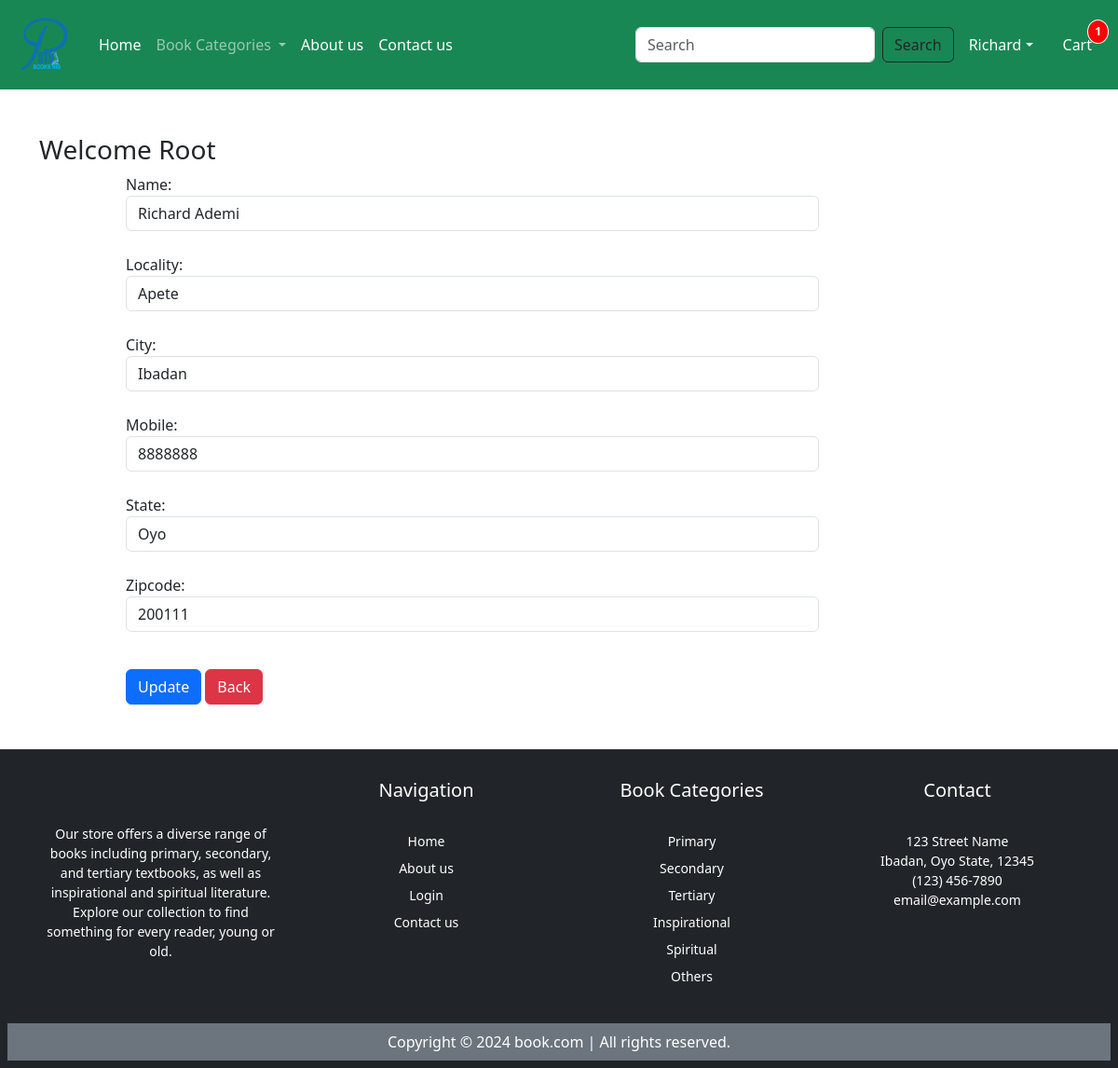
The app's page /updateAddress/2 (signed in) with its own data.
### app/models.py (models this page shows, shortened)
class Customer(models.Model):
    user = models.ForeignKey(User, on_delete=models.CASCADE)
    name = models.CharField(max_length=200)
    locality = models.CharField(max_length=200)
    city = models.CharField(max_length=50)
    mobile = models.IntegerField(default=0)
    zipcode = models.IntegerField()
    state = models.CharField(choices=STATE_CHOICES, max_length=100)

### app/views.py (the view, shortened to what this page needs)
# urls.py: path('updateAddress/<int:pk>', views.updateAddress.as_view(), name='updateAddress'),
class updateAddress(View):
  def get(self,request,pk):
    add = Customer.objects.get(pk=pk)
    form = CustomerProfileForm(instance=add)
    return render(request, 'app/updateAddress.html', locals())

### app/forms.py
class CustomerProfileForm(forms.ModelForm):
    class Meta:
        model = Customer
        fields = ['name', 'locality', 'city', 'mobile', 'state', 'zipcode']
        widgets = {
            'name':forms.TextInput(attrs={'class':'form-control'}),
            'locality':forms.TextInput(attrs={'class':'form-control'}),
            'city':forms.TextInput(attrs={'class':'form-control'}),
            'mobile':forms.NumberInput(attrs={'class':'form-control'}),
            'state':forms.Select(attrs={'class':'form-control'}),
            'zipcode':forms.NumberInput(attrs={'class':'form-control'}),
        }

### app/context_processors.py (called while the page is built)
def current_year(request):
    return {'current_year': datetime.now().year}

def cart_item_count(request):
    if request.user.is_authenticated:
        try:
            cart = Cart.objects.get(user=request.user)
            count = cart.items.count()
        except Cart.DoesNotExist:
            count = 0
    else:
        count = 0
    return {'cart_item_count': count}

### app/templates/app/updateAddress.html (shortened to what this page needs)
{% extends "app/base.html" %}
{% load static %}
{% block main-content %}
<div class="container my-5">
  <div class="row">
    <h3>Welcome <span class="text-capitalize">{{request.user}}</span></h3>
  </div>
  <div class="col-sm-8 offset-sm-1">
    <form action="" method="post">
      {% for fm in form %}
        {{fm.label_tag}} {{fm}} <small class="text-danger">{{fm.errors|striptags}}</small> <br>
      {% endfor %}
      <div class="col-12 mt-3">
        <button type="submit" class="btn btn-primary">Update</button>
        <a href="{% url 'address' %}" type="button" class="btn btn-danger">Back</a>
      </div>
    </form>
  </div>
</div>
<link href="https://cdn.jsdelivr.net/npm/sweetalert2@11.14.3/dist/sweetalert2.min.css" rel="stylesheet">
{% endblock main-content %}

### records on screen
Customer: form "Richard Ademi" "Apete" "Ibadan" "8888888" "Oyo" "200111"

### other values on screen
{{ cart_item_count }} "1"
{{ request.user }} "Root"
{{ fm.label_tag }} "Name:" "Locality:" "City:" "Mobile:" "State:" "Zipcode:"
